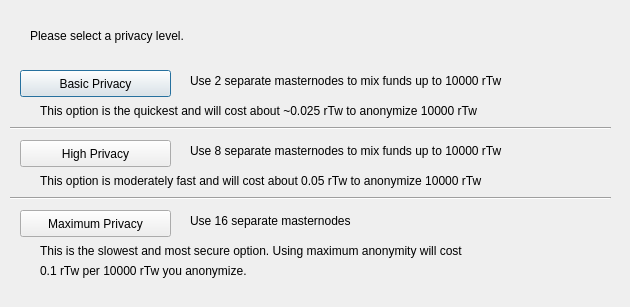
<?xml version="1.0" encoding="UTF-8"?>
<ui version="4.0">
 <class>ObfuscationConfig</class>
 <widget class="QDialog" name="ObfuscationConfig">
  <property name="geometry">
   <rect>
    <x>0</x>
    <y>0</y>
    <width>630</width>
    <height>307</height>
   </rect>
  </property>
  <property name="windowTitle">
   <string>Configure Obfuscation</string>
  </property>
  <widget class="QPushButton" name="buttonBasic">
   <property name="geometry">
    <rect>
     <x>20</x>
     <y>70</y>
     <width>151</width>
     <height>27</height>
    </rect>
   </property>
   <property name="text">
    <string>Basic Privacy</string>
   </property>
  </widget>
  <widget class="QPushButton" name="buttonHigh">
   <property name="geometry">
    <rect>
     <x>20</x>
     <y>140</y>
     <width>151</width>
     <height>27</height>
    </rect>
   </property>
   <property name="text">
    <string>High Privacy</string>
   </property>
  </widget>
  <widget class="QPushButton" name="buttonMax">
   <property name="geometry">
    <rect>
     <x>20</x>
     <y>210</y>
     <width>151</width>
     <height>27</height>
    </rect>
   </property>
   <property name="text">
    <string>Maximum Privacy</string>
   </property>
  </widget>
  <widget class="QLabel" name="label">
   <property name="geometry">
    <rect>
     <x>30</x>
     <y>20</y>
     <width>571</width>
     <height>31</height>
    </rect>
   </property>
   <property name="text">
    <string>Please select a privacy level.</string>
   </property>
  </widget>
  <widget class="QLabel" name="label_2">
   <property name="geometry">
    <rect>
     <x>190</x>
     <y>70</y>
     <width>421</width>
     <height>21</height>
    </rect>
   </property>
   <property name="text">
    <string>Use 2 separate masternodes to mix funds up to 10000 rTw</string>
   </property>
  </widget>
  <widget class="QLabel" name="label_3">
   <property name="geometry">
    <rect>
     <x>190</x>
     <y>140</y>
     <width>411</width>
     <height>21</height>
    </rect>
   </property>
   <property name="text">
    <string>Use 8 separate masternodes to mix funds up to 10000 rTw</string>
   </property>
  </widget>
  <widget class="QLabel" name="label_4">
   <property name="geometry">
    <rect>
     <x>190</x>
     <y>210</y>
     <width>421</width>
     <height>21</height>
    </rect>
   </property>
   <property name="text">
    <string>Use 16 separate masternodes</string>
   </property>
  </widget>
  <widget class="QLabel" name="label_6">
   <property name="geometry">
    <rect>
     <x>40</x>
     <y>100</y>
     <width>561</width>
     <height>21</height>
    </rect>
   </property>
   <property name="text">
    <string>This option is the quickest and will cost about ~0.025 rTw to anonymize 10000 rTw</string>
   </property>
  </widget>
  <widget class="QLabel" name="label_7">
   <property name="geometry">
    <rect>
     <x>40</x>
     <y>170</y>
     <width>561</width>
     <height>21</height>
    </rect>
   </property>
   <property name="text">
    <string>This option is moderately fast and will cost about 0.05 rTw to anonymize 10000 rTw</string>
   </property>
  </widget>
  <widget class="QLabel" name="label_8">
   <property name="geometry">
    <rect>
     <x>40</x>
     <y>240</y>
     <width>561</width>
     <height>21</height>
    </rect>
   </property>
   <property name="text">
    <string>This is the slowest and most secure option. Using maximum anonymity will cost</string>
   </property>
  </widget>
  <widget class="QLabel" name="label_9">
   <property name="geometry">
    <rect>
     <x>40</x>
     <y>260</y>
     <width>561</width>
     <height>21</height>
    </rect>
   </property>
   <property name="text">
    <string>0.1 rTw per 10000 rTw you anonymize.</string>
   </property>
  </widget>
  <widget class="Line" name="line">
   <property name="geometry">
    <rect>
     <x>10</x>
     <y>120</y>
     <width>601</width>
     <height>16</height>
    </rect>
   </property>
   <property name="orientation">
    <enum>Qt::Horizontal</enum>
   </property>
  </widget>
  <widget class="Line" name="line_2">
   <property name="geometry">
    <rect>
     <x>10</x>
     <y>190</y>
     <width>601</width>
     <height>16</height>
    </rect>
   </property>
   <property name="orientation">
    <enum>Qt::Horizontal</enum>
   </property>
  </widget>
 </widget>
 <resources/>
 <connections/>
</ui>
